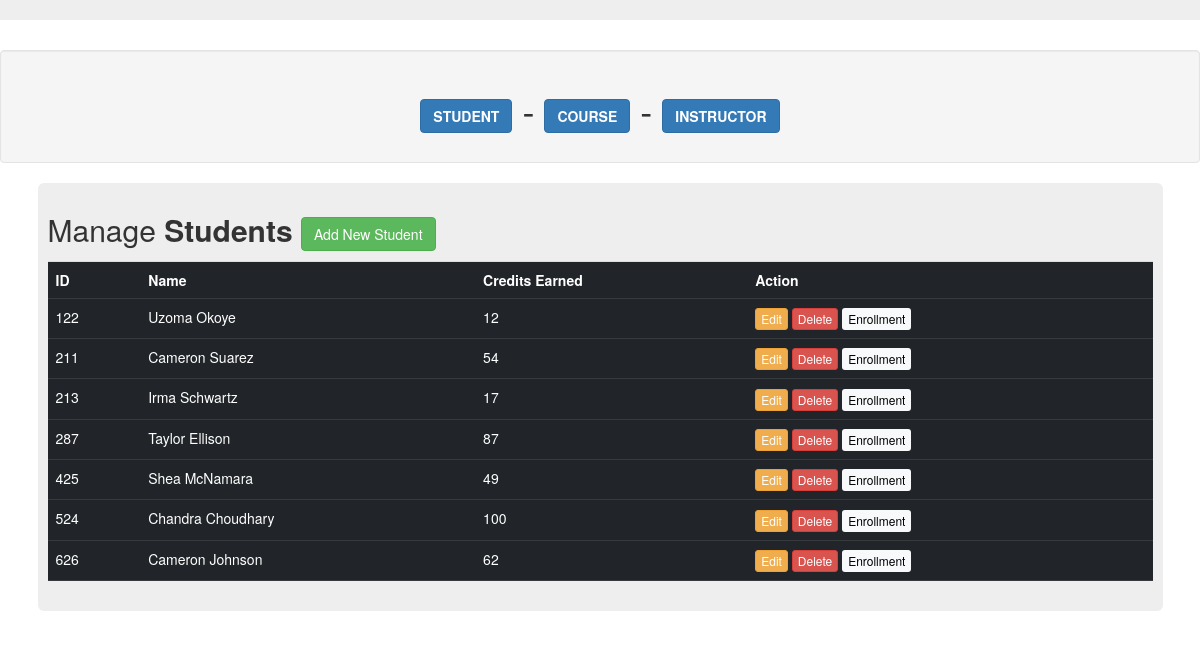
/StudentIndex, run on the app's committed database.
### app.py (models this page shows, shortened)
class Students(db.Model):
    id = db.Column(db.Integer, primary_key=True)
    Name = db.Column(db.String(50), nullable=False)
    Credits = db.Column(db.Integer, nullable=True)

### app.py (the view)
@app.route('/StudentIndex')
def StudentIndex():
    all_data = Students.query.all()
    return render_template("Student.html", studentData = all_data)

### templates/Student.html (shortened to what this page needs)
{% extends 'base.html' %}
{% block head %}
{% include 'Menu.html' %}
{% endblock %}
{% block body %}
<div class="container">
    <div class="row">
        <div class="col md-12">
            <div class="jumbotron p-3">
                <h2> Manage <b>Students</b> <button type = "button" class="btn btn-success"data-toggle="modal" data-target="#modalAdd" onclick="Add_Student_On()"> Add New Student</button></h2>
                <table class="table table-hover table-dark">
                    <tr>
                        <th>ID</th>
                        <th>Name</th>
                        <th>Credits Earned</th>
                        <th>Action</th>
                    </tr>
                    {% for row in studentData %}
                    <tr>
                        <td>{{row.id}}</td>
                        <td>{{row.Name}}</td>
                        <td>{{row.Credits}}</td>
                        <td>
                            <a herf="/update/{{row.id}}" class="btn btn-warning btn-xs" data-toggle="modal" data-target="#modaledit{{row.id}}">Edit</a>
                            <a href="/Deleter/{{row.id}}" class="btn btn-danger btn-xs">Delete</a>
                            <a herf="" class="btn btn-light btn-xs" data-toggle="modal" data-target="#modalEnroll{{row.id}}">Enrollment </a>
                        </td>
                    </tr>
                    {% endfor %}
                </table>
            </div>
        </div>
    </div>
</div>
{% endblock %}

### static/css/main.css (style rules this page uses)
:root { --blue: #bff0ff; --EditNone: none; --ADDNone: none; --ADDer: none; --EDitor: none; }
body { background-color: var(--blue); font-family: sans-serif; }

### data on the page
Students: id "122", Name "Uzoma Okoye", Credits "12"
Students: id "211", Name "Cameron Suarez", Credits "54"
Students: id "213", Name "Irma Schwartz", Credits "17"
Students: id "287", Name "Taylor Ellison", Credits "87"
Students: id "425", Name "Shea McNamara", Credits "49"
Students: id "524", Name "Chandra Choudhary", Credits "100"
Students: id "626", Name "Cameron Johnson", Credits "62"
